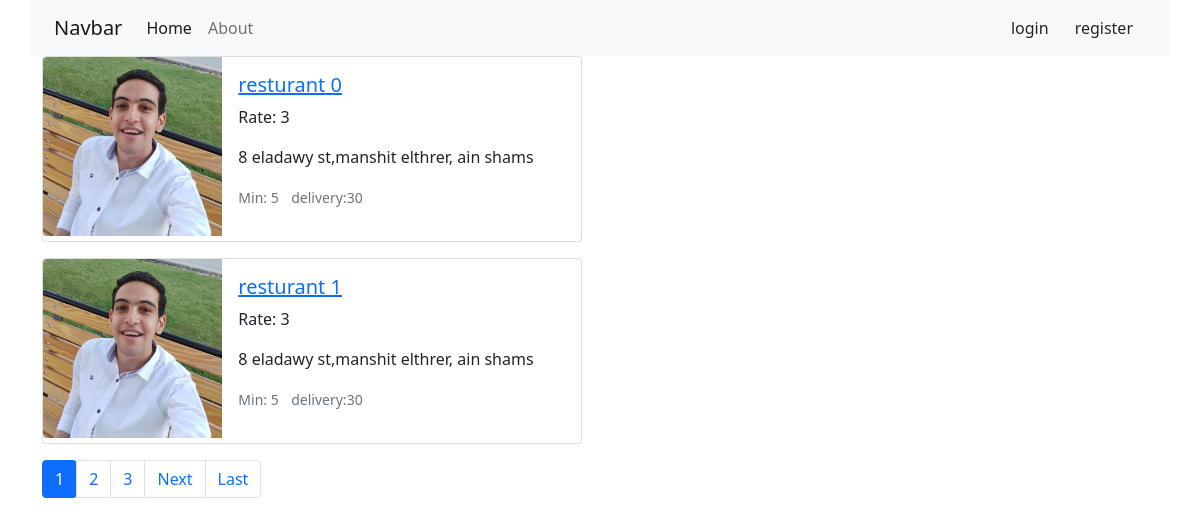
The page / on the database its author committed.
### resturant/models.py (models this page shows, shortened)
class Resturant(models.Model):
	name = models.CharField(max_length=100)
	image = models.ImageField(default='default.jpg', upload_to='rest_imgs')
	address = models.TextField()
	opened = models.BooleanField(default=True)
	rate = models.IntegerField(default=3)
	min_charge = models.IntegerField(default=5)
	deliver = models.IntegerField(default=30)
	def __str__(self):
		return self.name

### resturant/views.py (the view)
# urls.py: path('', resturant_views.ResturantListView.as_view(), name='menu-home'),
class ResturantListView(ListView):
	model = Resturant
	template_name = 'resturant/home.html'
	context_object_name = 'resturant'
	paginate_by = 2

### resturant/templates/resturant/home.html (shortened to what this page needs)
{% extends "resturant/base.html" %}
{% load crispy_forms_tags %}
{% block content %}
	{% for rest in resturant %}
		<div class="card mb-3" style="max-width: 540px;">
		  <div class="row g-0">
		    <div class="col-md-4">
		      <a href=""><img src="{{ rest.image.url }}" class="img-fluid rounded-start" alt="..."></a>
		    </div>
		    <div class="col-md-8">
		      <div class="card-body">
		        <a href="{% url 'resturant-detail' rest.id %}"><h5 class="card-title">{{ rest }}</h5></a>
		        <p class="card-text">Rate: {{ rest.rate }}</p>
		        <p class="card-text">{{ rest.address }}</p>
		        <p class="card-text">
		        	<small class="text-muted">Min: {{ rest.min_charge }}</small>
		        	<small class="text-muted">delivery:{{ rest.deliver }}</small>
		        </p>
		      </div>
		    </div>
		  </div>
		</div>
	{% endfor %}
		<nav aria-label="Page navigation example">
	  		<ul class="pagination">
			{% for num in page_obj.paginator.page_range %}
				{% if page_obj.number == num %}
				<li class="page-item">
					<a class="btn btn-primary" href="?page={{ num }}">{{ num }}</a>
				</li>
				{% elif num > page_obj.number|add:'-3' and num < page_obj.number|add:'3' %}
				<li class="page-item">
					<a class="page-link" href="?page={{ num }}">{{ num }}</a>
				</li>
				{% endif %}
			{% endfor %}
			{% if page_obj.has_next %}
				<li class="page-item"><a class="page-link" href="?page={{ page_obj.next_page_number }}">Next</a></li>
				<li class="page-item"><a class="page-link" href="?page={{ page_obj.paginator.num_pages }}">Last</a></li>
			{% endif %}
			</ul>
		</nav>
{% endblock content %}

### rows shown on the page
Resturant: image (placeholder picture), name "resturant 0", rate "3", address "8 eladawy st,manshit elthrer, ain shams", min_charge "5", deliver "30"
Resturant: image (placeholder picture), name "resturant 1", rate "3", address "8 eladawy st,manshit elthrer, ain shams", min_charge "5", deliver "30"

### other values the page prints
{{ num }} "1"
{{ num }} "2" "3"
